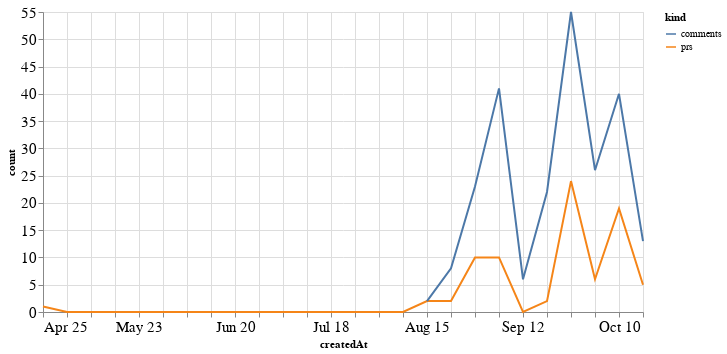

Notebook code for this chart:
### Code cell
alt.Chart(total_time, width=600).mark_line().encode(
    x='createdAt',
    y='count',
    color='kind'
)

### Figure 1 — Vega-Lite specification as saved in the notebook (floating-point values rounded to 4 significant figures)
{"config": {"axisLeft": {"labelFontSize": 15}, "axisBottom": {"labelFontSize": 15}}, "data": {"name": "data-66929525b5d6af1752d8620ac6448232"}, "mark": "line", "encoding": {"color": {"type": "nominal", "field": "kind"}, "x": {"type": "temporal", "field": "createdAt"}, "y": {"type": "quantitative", "field": "count"}}, "width": 600, "$schema": "https://vega.github.io/schema/vega-lite/v4.8.1.json", "datasets": {"data-66929525b5d6af1752d8620ac6448232": [{"createdAt": "2021-04-25T00:00:00", "kind": "prs", "count": 1.0}, {"createdAt": "2021-05-02T00:00:00", "kind": "prs", "count": 0.0}, {"createdAt": "2021-05-09T00:00:00", "kind": "prs", "count": 0.0}, {"createdAt": "2021-05-16T00:00:00", "kind": "prs", "count": 0.0}, {"createdAt": "2021-05-23T00:00:00", "kind": "prs", "count": 0.0}, {"createdAt": "2021-05-30T00:00:00", "kind": "prs", "count": 0.0}, {"createdAt": "2021-06-06T00:00:00", "kind": "prs", "count": 0.0}, {"createdAt": "2021-06-13T00:00:00", "kind": "prs", "count": 0.0}, {"createdAt": "2021-06-20T00:00:00", "kind": "prs", "count": 0.0}, {"createdAt": "2021-06-27T00:00:00", "kind": "prs", "count": 0.0}, {"createdAt": "2021-07-04T00:00:00", "kind": "prs", "count": 0.0}, {"createdAt": "2021-07-11T00:00:00", "kind": "prs", "count": 0.0}, {"createdAt": "2021-07-18T00:00:00", "kind": "prs", "count": 0.0}, {"createdAt": "2021-07-25T00:00:00", "kind": "prs", "count": 0.0}, {"createdAt": "2021-08-01T00:00:00", "kind": "prs", "count": 0.0}, {"createdAt": "2021-08-08T00:00:00", "kind": "prs", "count": 0.0}, {"createdAt": "2021-08-15T00:00:00", "kind": "prs", "count": 2.0}, {"createdAt": "2021-08-22T00:00:00", "kind": "prs", "count": 2.0}, {"createdAt": "2021-08-29T00:00:00", "kind": "prs", "count": 10.0}, {"createdAt": "2021-09-05T00:00:00", "kind": "prs", "count": 10.0}, {"createdAt": "2021-09-12T00:00:00", "kind": "prs", "count": 0.0}, {"createdAt": "2021-09-19T00:00:00", "kind": "prs", "count": 2.0}, {"createdAt": "2021-09-26T00:00:00", "kind": "prs", "count": 24.0}, {"createdAt": "2021-10-03T00:00:00", "kind": "prs", "count": 6.0}, {"createdAt": "2021-10-10T00:00:00", "kind": "prs", "count": 19.0}, {"createdAt": "2021-10-17T00:00:00", "kind": "prs", "count": 5.0}, {"createdAt": "2021-04-25T00:00:00", "kind": "comments", "count": null}, {"createdAt": "2021-05-02T00:00:00", "kind": "comments", "count": null}, {"createdAt": "2021-05-09T00:00:00", "kind": "comments", "count": null}, {"createdAt": "2021-05-16T00:00:00", "kind": "comments", "count": null}, {"createdAt": "2021-05-23T00:00:00", "kind": "comments", "count": null}, {"createdAt": "2021-05-30T00:00:00", "kind": "comments", "count": null}, {"createdAt": "2021-06-06T00:00:00", "kind": "comments", "count": null}, {"createdAt": "2021-06-13T00:00:00", "kind": "comments", "count": null}, {"createdAt": "2021-06-20T00:00:00", "kind": "comments", "count": null}, {"createdAt": "2021-06-27T00:00:00", "kind": "comments", "count": null}, {"createdAt": "2021-07-04T00:00:00", "kind": "comments", "count": null}, {"createdAt": "2021-07-11T00:00:00", "kind": "comments", "count": null}, {"createdAt": "2021-07-18T00:00:00", "kind": "comments", "count": null}, {"createdAt": "2021-07-25T00:00:00", "kind": "comments", "count": null}, {"createdAt": "2021-08-01T00:00:00", "kind": "comments", "count": null}, {"createdAt": "2021-08-08T00:00:00", "kind": "comments", "count": null}, {"createdAt": "2021-08-15T00:00:00", "kind": "comments", "count": 2.0}, {"createdAt": "2021-08-22T00:00:00", "kind": "comments", "count": 8.0}, {"createdAt": "2021-08-29T00:00:00", "kind": "comments", "count": 23.0}, {"createdAt": "2021-09-05T00:00:00", "kind": "comments", "count": 41.0}, {"createdAt": "2021-09-12T00:00:00", "kind": "comments", "count": 6.0}, {"createdAt": "2021-09-19T00:00:00", "kind": "comments", "count": 22.0}, {"createdAt": "2021-09-26T00:00:00", "kind": "comments", "count": 55.0}, {"createdAt": "2021-10-03T00:00:00", "kind": "comments", "count": 26.0}, {"createdAt": "2021-10-10T00:00:00", "kind": "comments", "count": 40.0}, {"createdAt": "2021-10-17T00:00:00", "kind": "comments", "count": 13.0}]}}
